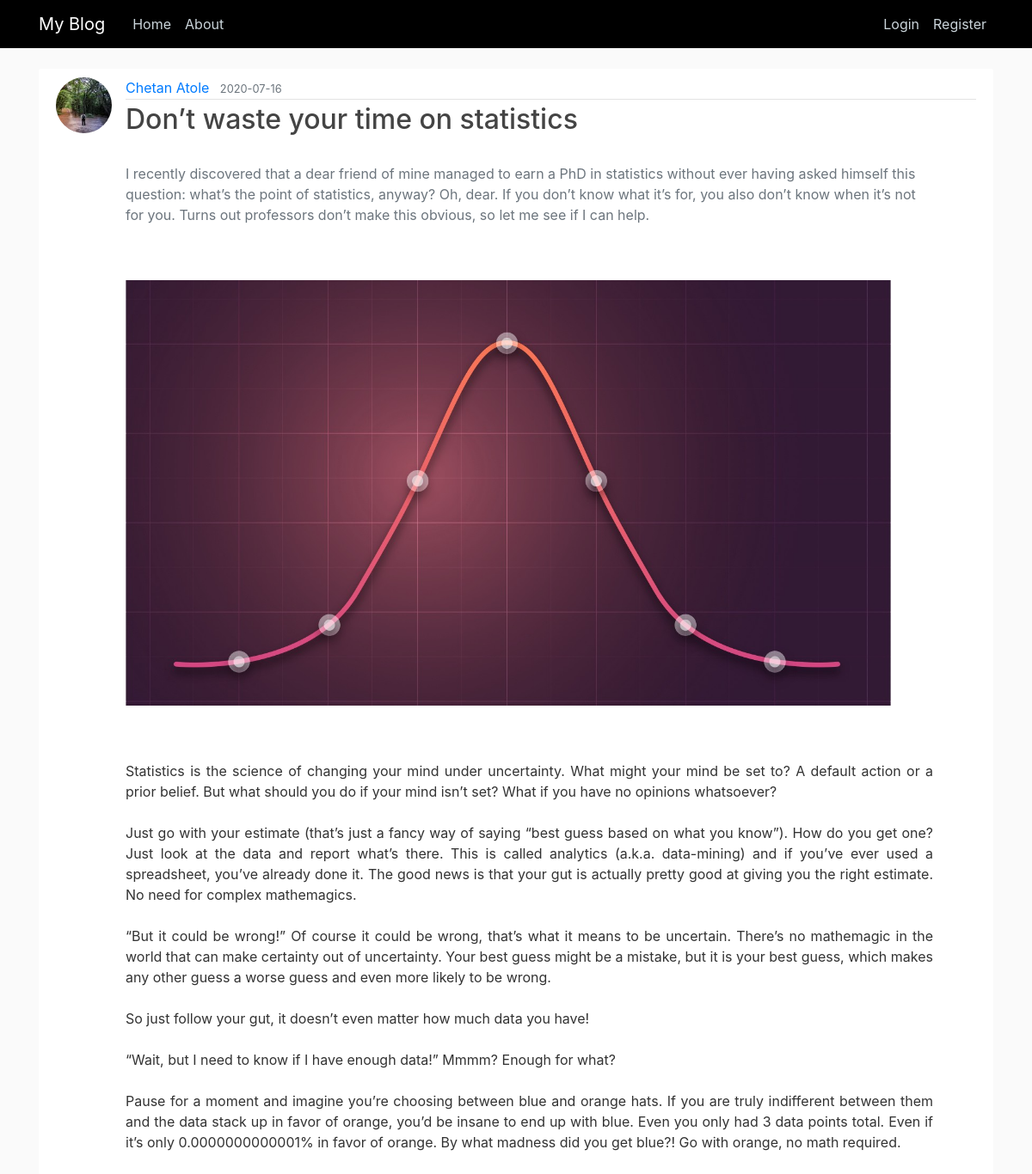
/viewpost/3, run on the app's committed database.
### tables this page shows
CREATE TABLE user( 
    id integer primary key autoincrement,
    username varchar(120) not null unique,
    email varchar(255) not null unique,
    passwordval varchar(255) not null,
    image_file varchar(255) not null default 'default.jpg'
);

CREATE TABLE post(
    id integer primary key autoincrement,
    title varchar(255) not null,
    intro varchar(1000) not null,
    image_file varchar(255), 
    date_posted datetime default current_timestamp,
    content varchar(1000) not null,
    user_id integer ,
    foreign key(user_id) references user(id)
);

### app.py (the view)
@app.route('/viewpost/<int:postid>')
def viewpost(postid):
    con=get_connection()
    cur=con.cursor()
    cur.execute('select user.id,user.username,user.image_file,post.title,post.intro,post.content,post.date_posted,post.image_file,post.id from user inner join post on user.id=post.user_id where post.id=?',(postid,))
    rows=cur.fetchall()
    post={}
    for row in rows:
        post['user_id']=row[0]
        post['author']=row[1]
        post['profile_pic']=row[2]
        post['title']=row[3]
        post['intro']=row[4]
        post['content']=row[5]
        post['date_posted']=row[6].split()[0]
        post['post_image']=row[7]
        post['id']=row[8]
    flag=False
    if 'id' in session and session['id']==post['user_id']:
        flag=True
    return render_template('viewpost.html',post=post,flag=flag)

### app.py (called while the page is built)
def get_connection():
    f=os.path.isfile("blog.db")
    con=sqlite3.connect("blog.db")
    if not f:
        cur=con.cursor()
        with open("schema.sql","r") as file:
            cur.executescript(file.read())
        con.commit()
    return con

### templates/viewpost.html (shortened to what this page needs)
{% extends 'layout.html' %}
{% block content %}
            <article class="media content-section border-0">
                <img class='rounded-circle article-img' src="{{ url_for('static',filename='profile_pics/' +  post.profile_pic ) }}">
                <div class="media-body">
                <div class="article-metadata">
                    <a class="mr-2" href="#">{{ post.author }}</a>
                    <small class="text-muted">{{ post.date_posted }}</small>
                </div>
                <h2 class="article-title">{{ post.title }}</h2><br>
                <p class="article-content text-muted content">{{ post.intro }}</p><br><br>
                <p class="article-content "><img src="{{ url_for('static',filename='content_images/' +  post.post_image ) }} " width=90%></p>
                <br><br>
                <p class="article-content text-justify content" width=100%>{{ post.content }}</p>
                </div>
            </article>
{% endblock content %}

### static/css/main.css (style rules this page uses)
body { background: #fafafa; color: #333333; margin-top: 5rem; }
h1, h2, h3, h4, h5, h6 { color: #444444; }
.content-section { background: #ffffff; padding: 10px 20px; border: 1px solid #dddddd; border-radius: 3px; margin-bottom: 20px; }
.article-title { color: #444444; }
.article-content { white-space: pre-line; }
.article-img { height: 65px; width: 65px; margin-right: 16px; }
.article-metadata { padding-bottom: 1px; margin-bottom: 4px; border-bottom: 1px solid #e3e3e3 }
.content { margin-right:50px }

### data on the page
user: image_file (picture), author "Chetan Atole"
post: date_posted "2020-07-16", title "Don’t waste your time on statistics", intro "I recently discovered that a dear friend of mine managed to earn a PhD in statistics without ever having asked himself this question: what’s the point of statistics, anyway? Oh, dear. If you don’t know what it’s for, you also don’t know when it’s not for you. Turns out professors don’t make this obvious, so let me see if I can help.", image_file (picture), content "Statistics is the science of changing your mind under uncertainty. What might your mind be set to? A default action or a prior belief. But what should you do if your mind isn’t set? What if you have no opinions whatsoever? Just go with your estimate (that’s just a fancy way of saying “best guess based on what you know”). How do you get one? Just look at the data and report what’s there. This is called analytics (a.k.a. data-mining) and if you’ve ever used a spreadsheet, you’ve already done it. The good news is that your gut is actually pretty good at giving you the right estimate. No need for complex mathemagics. “But it could be wrong!” Of course it could be wrong, that’s what it means to…"
